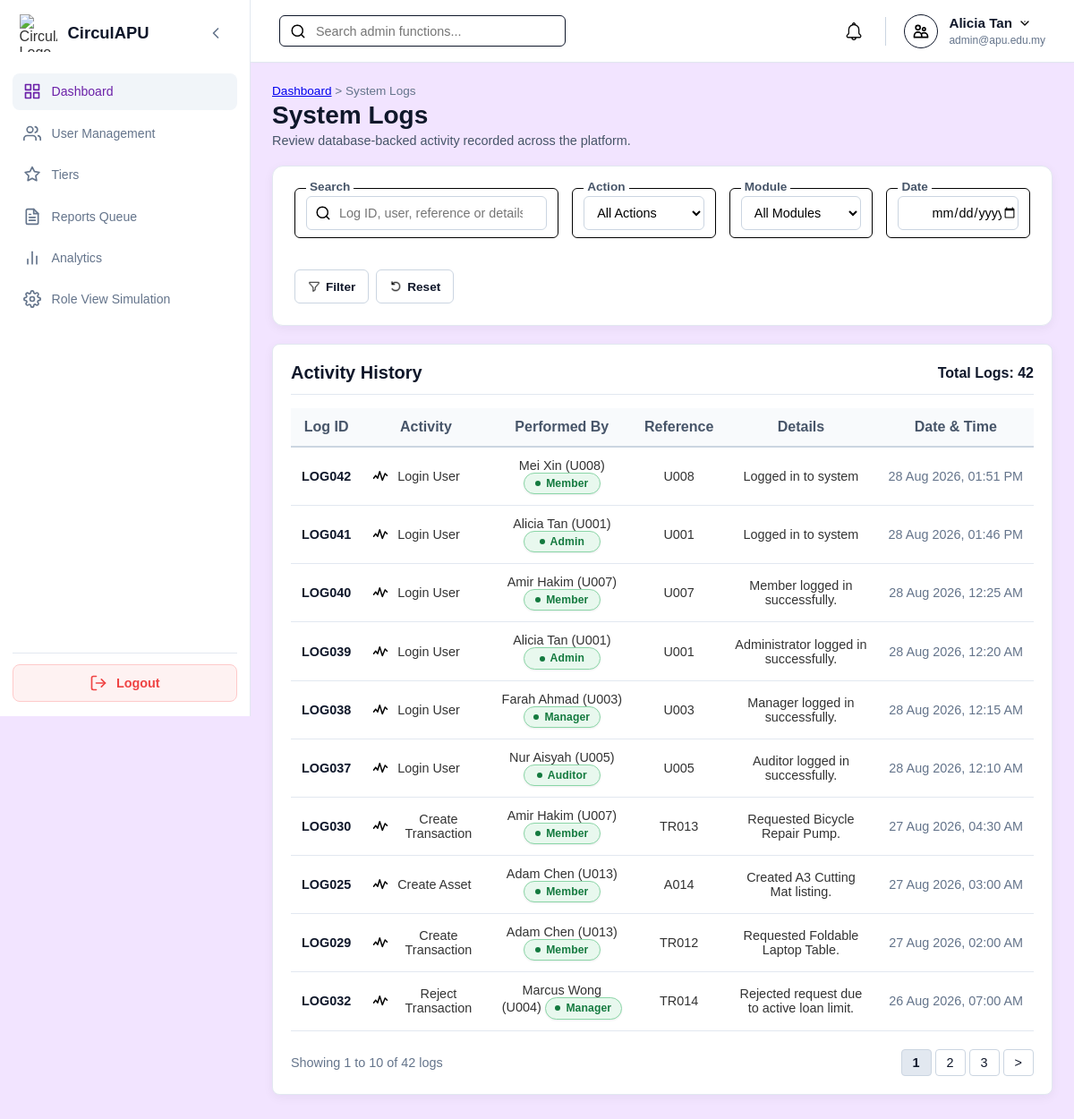
/Admin/system_logs.php (signed in), run on the app's committed database.
### tables this page shows
CREATE TABLE `systemlog` (
  `logID` varchar(10) NOT NULL,
  `userID` varchar(10) NOT NULL,
  `actionType` enum('Create','Submit','Approve','Reject','Redeem','Assign','Update','Delete','Login','Logout') NOT NULL,
  `refType` enum('Mission','Asset','Reward','Badge','Tier','Verification','User','Category','Transaction','Borrowing') NOT NULL,
  `refID` varchar(10) DEFAULT NULL,
  `description` varchar(255) NOT NULL,
  `timeLogged` timestamp NOT NULL DEFAULT current_timestamp()
);

CREATE TABLE `user` (
  `userID` varchar(10) NOT NULL,
  `name` varchar(100) NOT NULL,
  `email` varchar(100) NOT NULL,
  `password` varchar(255) NOT NULL,
  `role` enum('Member','Auditor','Manager','Admin') NOT NULL DEFAULT 'Member',
  `status` enum('Active','Suspended','Deleted') NOT NULL DEFAULT 'Active',
  `ecopoint` int(11) NOT NULL DEFAULT 0,
  `dateCreated` timestamp NOT NULL DEFAULT current_timestamp()
);

### Admin/system_logs.php (the view, shortened to what this page needs)
<?php
require_once '../db.php';
function e($value): string
{
    return htmlspecialchars((string)$value, ENT_QUOTES, 'UTF-8');
}
function logPageUrl(int $page): string
{
    $query = $_GET;
    $query['page'] = $page;
    return '?' . http_build_query($query);
}
$search = trim($_GET['search'] ?? '');
$date_logged = trim($_GET['date_logged'] ?? '');
$page = max(1, (int)($_GET['page'] ?? 1));
$limit = 10;
$where = [];
$params = [];
$types = '';
$where_sql = $where ? ' WHERE ' . implode(' AND ', $where) : '';
$base_from = ' FROM systemlog sl LEFT JOIN user u ON sl.userID = u.userID';
$logs = [];
$total_logs = 0;
$total_pages = 1;
try {
    $conn->set_charset('utf8mb4');
    $count_stmt = $conn->prepare('SELECT COUNT(*) AS total' . $base_from . $where_sql);
    $count_stmt->execute();
    $total_logs = (int)($count_stmt->get_result()->fetch_assoc()['total'] ?? 0);
    $total_pages = max(1, (int)ceil($total_logs / $limit));
    $page = min($page, $total_pages);
    $offset = ($page - 1) * $limit;
    $sql = 'SELECT sl.logID, sl.userID, u.name AS userName, u.role AS userRole,
                   sl.actionType, sl.refType, sl.refID, sl.description, sl.timeLogged'
         . $base_from . $where_sql
         . ' ORDER BY sl.timeLogged DESC, sl.logID DESC LIMIT ? OFFSET ?';
    $stmt = $conn->prepare($sql);
    $query_params = array_merge($params, [$limit, $offset]);
    $query_types = $types . 'ii';
    $stmt->bind_param($query_types, ...$query_params);
    $stmt->execute();
    $logs = $stmt->get_result()->fetch_all(MYSQLI_ASSOC);
} catch (Throwable $exception) {
    error_log($exception->getMessage());
    $error = 'Unable to load system logs. Please try again.';
}
?>
<!DOCTYPE html>
<html lang="en">
<head>
    <link rel="stylesheet" href="../style.css">
    <link rel="stylesheet" href="admin_style.css">
</head>
<body class="role-admin">
<div class="dashboard-container">
    <?php include '../sidebar.php'; ?>
    <div class="main-content">
        <?php include '../header.php'; ?>
        <main class="page-body">
            <div class="admin-page-header">
                <div>
                    <p class="header-breadcrumb"><a href="admin_dashboard.php">Dashboard</a> &gt; System Logs</p>
                    <h1 class="header-title">System Logs</h1>
                    <p class="header-subtitle">Review database-backed activity recorded across the platform.</p>
                </div>
            </div>
            <div class="content-card admin-filter-card">
                <form method="GET" action="system_logs.php" class="admin-filter-form">
                    <div class="field-box" style="flex: 2; min-width: 220px;">
                        <label for="log-search">Search</label>
                        <div class="input-wrapper">
                            <img src="../assets/icons/search.png" alt="" class="search-icon">
                            <input id="log-search" type="search" name="search" class="filter-input" placeholder="Log ID, user, reference or details" value="<?php echo e($search); ?>">
                        </div>
                    </div>
                    <div class="field-box" style="flex: 1; min-width: 145px;">
                        <label for="action-type">Action</label>
                        <select id="action-type" name="action_type" class="filter-select">
                            <option value="">All Actions</option>
                        </select>
                    </div>
                    <div class="field-box" style="flex: 1; min-width: 145px;">
                        <label for="reference-type">Module</label>
                        <select id="reference-type" name="ref_type" class="filter-select">
                            <option value="">All Modules</option>
                        </select>
                    </div>
                    <div class="field-box" style="flex: 1; min-width: 145px;">
                        <label for="date-logged">Date</label>
                        <input id="date-logged" type="date" name="date_logged" class="filter-input" value="<?php echo e($date_logged); ?>">
                    </div>
                    <div class="admin-filter-actions">
                        <button type="submit" class="btn-filter-submit"><img src="../assets/icons/filter.png" alt=""> Filter</button>
                        <a href="system_logs.php" class="btn-filter-reset"><img src="../assets/icons/reset.png" alt=""> Reset</a>
                    </div>
                </form>
            </div>
            <div class="content-card admin-table-card">
                <div class="table-header-bar">
                    <h2>Activity History</h2>
                    <span class="total-count">Total Logs: <?php echo $total_logs; ?></span>
                </div>
                <table class="admin-user-table">
                    <thead>
                    <tr>
                        <th>Log ID</th>
                        <th>Activity</th>
                        <th>Performed By</th>
                        <th>Reference</th>
                        <th>Details</th>
                        <th>Date &amp; Time</th>
                    </tr>
                    </thead>
                    <tbody>
                    <?php if (!$logs): ?>
                        <tr><td colspan="6" class="table-empty-msg">No system logs match the selected filters.</td></tr>
                    <?php else: ?>
                        <?php foreach ($logs as $log): ?>
                            <tr>
                                <td class="col-userid"><?php echo e($log['logID']); ?></td>
                                <td>
                                    <div class="activity-cell activity-flex">
                                        <img src="../assets/icons/activity.svg" alt="" class="cell-icon">
                                        <span><?php echo e($log['actionType'] . ' ' . $log['refType']); ?></span>
                                    </div>
                                </td>
                                <td>
                                    <?php echo e(($log['userName'] ?: 'Unknown User') . ' (' . $log['userID'] . ')'); ?>
                                    <?php if ($log['userRole']): ?><span class="status-badge active"><?php echo e($log['userRole']); ?></span><?php endif; ?>
                                </td>
                                <td><?php echo e($log['refID'] ?: '-'); ?></td>
                                <td><?php echo e($log['description']); ?></td>
                                <td class="col-time"><?php echo e(date('j M Y, h:i A', strtotime($log['timeLogged']))); ?></td>
                            </tr>
                        <?php endforeach; ?>
                    <?php endif; ?>
                    </tbody>
                </table>
                <div class="admin-pagination-footer">
                    <span class="pagination-info">
                        Showing <?php echo $total_logs ? (($page - 1) * $limit) + 1 : 0; ?> to <?php echo min($page * $limit, $total_logs); ?> of <?php echo $total_logs; ?> logs
                    </span>
                    <div class="pagination-controls">
                        <?php for ($i = max(1, $page - 2); $i <= min($total_pages, $page + 2); $i++): ?>
                            <a href="<?php echo e(logPageUrl($i)); ?>" class="pagination-btn <?php echo $page === $i ? 'active' : ''; ?>"><?php echo $i; ?></a>
                        <?php endfor; ?>
                        <?php if ($page < $total_pages): ?><a href="<?php echo e(logPageUrl($page + 1)); ?>" class="pagination-btn">&gt;</a><?php endif; ?>
                    </div>
                </div>
            </div>
        </main>
    </div>
</div>
</body>
</html>

### style.css (style rules this page uses)
:root { --sidebar-width: 280px; --sidebar-collapsed-width: 80px; --header-height: 70px; --transition-speed: 0.3s; }
body.role-admin { --primary-color: #6b21a8; --primary-hover: #581c87; --bg-color: #f2e4ff; --card-bg: #ffffff; --badge-bg: #f3e8ff; --badge-text: #6b21a8; --border-color: #e2e8f0; }
body { --primary-color: #333333; --primary-hover: #000000; --bg-color: #f7f9fc; --card-bg: #ffffff; --badge-bg: #e0e0e0; --badge-text: #333333; --border-color: #e2e8f0; }
* { box-sizing: border-box; margin: 0; padding: 0; font-family: Arial, Helvetica, sans-serif; }
html, body { width: 100%; min-height: 100vh; background-color: var(--bg-color); color: #333333; }
.dashboard-container { display: flex; width: 100vw; min-height: 100vh; position: relative; background-color: var(--bg-color); }
.main-content { margin-left: var(--sidebar-width); width: calc(100vw - var(--sidebar-width)); min-height: 100vh; display: flex; flex-direction: column; flex-grow: 1; transition: margin-left var(--transition-speed) ease-in-out, width var(--transition-speed) ease-in-out; }
.page-body { padding: 1.5rem; flex-grow: 1; width: 100%; }
.content-card { min-width: 0; margin-bottom: 30px; padding: 24px; background-color: var(--card-bg); border: 1px solid var(--border-color); border-radius: 12px; box-shadow: 0 3px 12px rgba(15, 23, 42, 0.05); }
.field-box { position: relative; border: 1px solid #000000; border-radius: 6px; padding: 8px 12px; margin-bottom: 20px; background-color: #ffffff; }
.field-box label { position: absolute; top: -10px; left: 12px; background: #ffffff; padding: 0 4px; font-size: 0.85rem; color: #000000; }
.field-box input { width: 100%; border: none; outline: none; font-size: 1rem; padding: 6px 0; background: transparent; }
.input-wrapper { position: relative; display: flex; align-items: center; }
.input-wrapper input { width: 100%; padding: 12px 12px 12px 40px; border: 1px solid #000; border-radius: 6px; font-size: 1rem; outline: none; }
.activity-flex { display: flex; align-items: center; gap: 10px; }

### data on the page
systemlog: logID "LOG042", actionType+refType "Login User", userID.name "Mei Xin (U008)", userID.role "Member", refID "U008", description "Logged in to system", timeLogged "28 Aug 2026, 01:51 PM"
systemlog: logID "LOG041", actionType+refType "Login User", userID.name "Alicia Tan (U001)", userID.role "Admin", refID "U001", description "Logged in to system", timeLogged "28 Aug 2026, 01:46 PM"
systemlog: logID "LOG040", actionType+refType "Login User", userID.name "Amir Hakim (U007)", userID.role "Member", refID "U007", description "Member logged in successfully.", timeLogged "28 Aug 2026, 12:25 AM"
systemlog: logID "LOG039", actionType+refType "Login User", userID.name "Alicia Tan (U001)", userID.role "Admin", refID "U001", description "Administrator logged in successfully.", timeLogged "28 Aug 2026, 12:20 AM"
systemlog: logID "LOG038", actionType+refType "Login User", userID.name "Farah Ahmad (U003)", userID.role "Manager", refID "U003", description "Manager logged in successfully.", timeLogged "28 Aug 2026, 12:15 AM"
systemlog: logID "LOG037", actionType+refType "Login User", userID.name "Nur Aisyah (U005)", userID.role "Auditor", refID "U005", description "Auditor logged in successfully.", timeLogged "28 Aug 2026, 12:10 AM"
systemlog: logID "LOG030", actionType+refType "Create Transaction", userID.name "Amir Hakim (U007)", userID.role "Member", refID "TR013", description "Requested Bicycle Repair Pump.", timeLogged "27 Aug 2026, 04:30 AM"
systemlog: logID "LOG025", actionType+refType "Create Asset", userID.name "Adam Chen (U013)", userID.role "Member", refID "A014", description "Created A3 Cutting Mat listing.", timeLogged "27 Aug 2026, 03:00 AM"
systemlog: logID "LOG029", actionType+refType "Create Transaction", userID.name "Adam Chen (U013)", userID.role "Member", refID "TR012", description "Requested Foldable Laptop Table.", timeLogged "27 Aug 2026, 02:00 AM"
systemlog: logID "LOG032", actionType+refType "Reject Transaction", userID.name "Marcus Wong (U004)", userID.role "Manager", refID "TR014", description "Rejected request due to active loan limit.", timeLogged "26 Aug 2026, 07:00 AM"

### other printed values
$user_name "Alicia Tan"
$user_email "admin@apu.edu.my"
$total_logs "42"
min($page * $limit, $total_logs) "10"
